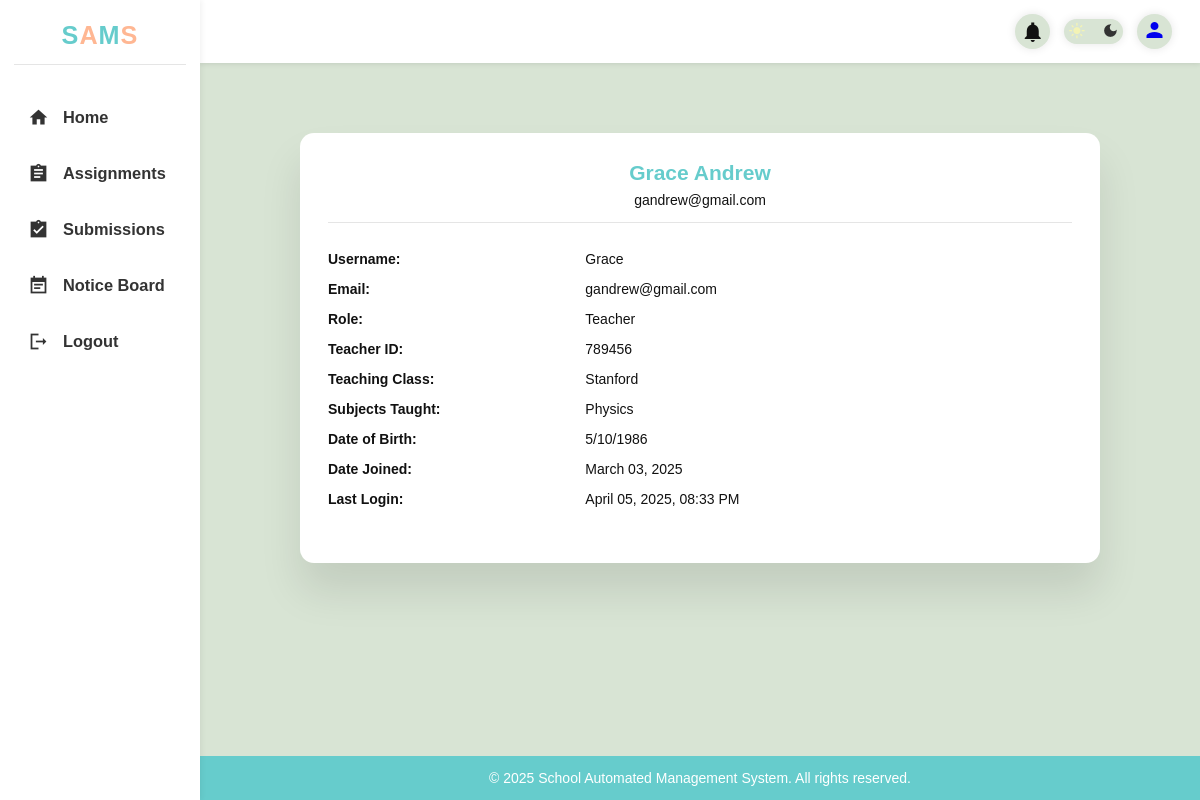
The app's page /authenticated/profile/ (signed in) with its own data.
### members/models.py (models this page shows, shortened)
class CustomUser(AbstractUser):
    is_teacher = models.BooleanField(default=False)
    is_student = models.BooleanField(default=False)
    is_admin = models.BooleanField(default=False)
    is_parent = models.BooleanField(default=False)
    date_of_birth = models.CharField(max_length=50, blank=True, null=True)

class TeacherProfile(models.Model):
    user = models.OneToOneField(CustomUser, on_delete=models.CASCADE)
    teaching_class = models.ForeignKey(Class, on_delete=models.CASCADE, null=True)
    teacher_id = models.CharField(max_length=50, primary_key=True)
    subjects_taught = models.ManyToManyField(Subjects)  # Changed from ForeignKey to ManyToManyField

class Class(models.Model):
    name = models.CharField(max_length=50, unique=True)
    def __str__(self):
        return self.name

class Subjects(models.Model):
    SUBJECTS = (
        ('Mathematics'),
        ('English'),
        ('Kiswahili'),
        ('Chemistry'),
        ('Biology'),
        ('Physics'),
        ('Business'),
        ('Computer'),
        ('Geography'),
        ('History'),
        ('Christian Religious Education')
    )
    name = models.CharField(max_length=50, unique=True)

### core/views.py (the view)
# urls.py: path('profile/', views.profile, name='profile'),
@login_required(login_url='members:index')
def profile(request):
    context = {}
    try:
        if request.user.is_student:
            profile_instance = StudentProfile.objects.get(user=request.user)
            context['student_profile'] = profile_instance
        elif request.user.is_teacher:
            profile_instance = TeacherProfile.objects.get(user=request.user)
            context['teacher_profile'] = profile_instance
        elif request.user.is_parent:
            parent_profile = ParentProfile.objects.get(user=request.user)
            context['parent_profile'] = parent_profile
            context['students_profile'] = parent_profile.students_adm.all()
    except (StudentProfile.DoesNotExist, TeacherProfile.DoesNotExist, ParentProfile.DoesNotExist):
        messages.error(request, "Profile not found.")
        return redirect('members:index')
    context['user'] = request.user
    return render(request, 'UI/profile.html', context)

### core/templates/UI/profile.html (shortened to what this page needs)
{% extends "base.html" %}
{% load static %}
{% block content %}
  <div class="profile-container">
    <div class="profile-header">
      <h2>{{ user.get_full_name|default:user.username }}</h2>
      <p>{{ user.email }}</p>
    </div>
    <div class="profile-details">
      <label>Username:</label>
      <span>{{ user.username }}</span>
      <label>Email:</label>
      <span>{{ user.email }}</span>
      <label>Role:</label>
      <span>
        {% if user.is_teacher %}
          Teacher
        {% elif user.is_student %}
          Student
        {% elif user.is_parent %}
          Parent
        {% elif user.is_admin %}
          Administrator
        {% else %}
          User
        {% endif %}
      </span>
      {% if user.is_student %}
        <label>Admission Number:</label>
        <span>{{ student_profile.student_id }}</span>
        <label>Class:</label>
        <span>{{ student_profile.class_name }}</span>
        <label>Guardian Contact:</label>
        <span>{{ student_profile.guardian_contact }}</span>
      {% elif user.is_teacher %}
        <label>Teacher ID:</label>
        <span>{{ teacher_profile.teacher_id }}</span>
        <label>Teaching Class:</label>
        <span>{{ teacher_profile.teaching_class }}</span>
        <label>Subjects Taught:</label>
        <span>
          {% for subject in teacher_profile.subjects_taught.all %}
            {{ subject.name }}{% if not forloop.last %}, {% endif %}
          {% endfor %}
        </span>
      {% endif %}
      <label>Date of Birth:</label>
      <span>{{ user.date_of_birth }}</span>
      <label>Date Joined:</label>
      <span>{{ user.date_joined|date:"F d, Y" }}</span>
      {% if user.last_login %}
        <label>Last Login:</label>
        <span>{{ user.last_login|date:"F d, Y, h:i A" }}</span>
      {% endif %}
    </div>
  </div>
{% endblock content %}

### core/static/css/dash_style.css (style rules this page uses)
:root { --primary-yellow: #f3f3b5; --primary-green: #66cdaa; --primary-cyan: #66cccc; --primary-peach: #ffb793; --background-light: #d8e4d4; --text-main: #111; --text-light: #333; --border-color: rgba(0, 0, 0, 0.1); --card-bg: #ffffff; --danger: #ff7782; --success: #41f1b6; --warning: #ffbb55; --info: #7380ec; --shadow: 0 2rem 3rem var(--border-color); --dark-bg: #1e1e2e; --dark-card-bg: #2a2a3c; --dark-text: #e0e0e0; --dark-text-light: #b0b0b0; --dark-border: rgba(255, 255, 255, 0.1); }
* { margin: 0; padding: 0; box-sizing: border-box; font-family: "Poppins", sans-serif; outline: none; text-decoration: none; list-style: none; transition: all 0.3s ease; }
html { font-size: 14px; scroll-behavior: smooth; }
body { width: 100vw; height: 100vh; background: var(--background-light); color: var(--text-main); overflow-x: hidden; display: grid; grid-template-columns: 250px 1fr; grid-template-rows: auto 1fr auto; grid-template-areas: "sidebar header" "sidebar content" "sidebar footer"; }
.profile-container { max-width: 800px; margin: 2rem auto; background: var(--card-bg); border-radius: 1rem; padding: 2rem; box-shadow: var(--shadow); }
.profile-header { text-align: center; margin-bottom: 2rem; padding-bottom: 1rem; border-bottom: 1px solid var(--border-color); }
.profile-header h2 { color: var(--primary-cyan); margin-bottom: 0.5rem; }
.profile-details { display: grid; grid-template-columns: 1fr 2fr; gap: 1rem; margin-bottom: 2rem; }
.profile-details label { font-weight: 600; color: var(--text-main); }
@media screen and (max-width: 1200px) { body { grid-template-columns: 200px 1fr; } }

### records on screen
CustomUser: get_full_name "Grace Andrew", email "gandrew@gmail.com", username "Grace", date_of_birth "5/10/1986", date_joined "March 03, 2025", last_login "April 05, 2025, 08:33 PM"
TeacherProfile: teacher_id "789456", teaching_class "Stanford"
Subjects: name "Physics"
